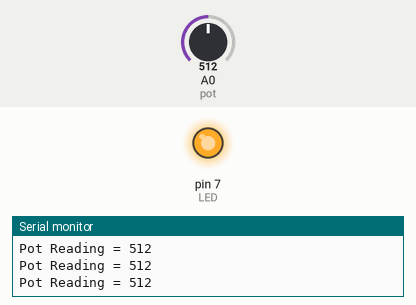
The sketch below on a simulated Arduino Uno, built with avr-gcc and run on an emulated ATmega328P. On the bench: output pins drawn as LEDs (lit = HIGH), the last lines printed to the serial monitor. Inputs (shaded band) come from the test bench; at power-on: A0 (pot) = 512.

Above: at 1.2 s.
1.3 s: A0 (pot) set to 0
At 1.9 s:
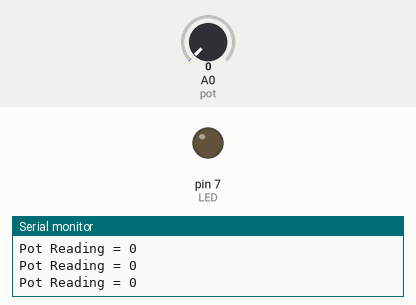
2.8 s: A0 (pot) set to 1023
At 3.8 s:
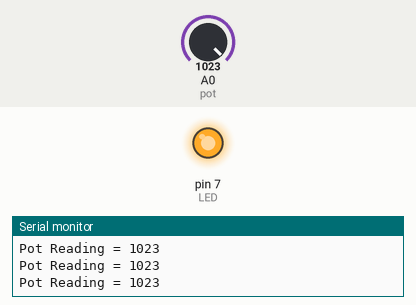
Timing chart, 0 to 5.8 s (numbered marks = the images above; inputs shaded):
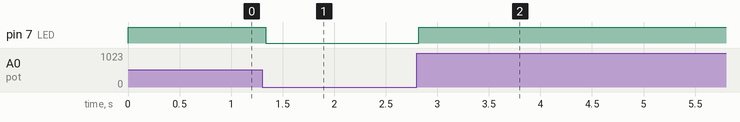

Measured:
- after the input at 1.3 s, pin 7 (LED): HIGH → LOW at once
- after the input at 2.8 s, pin 7 (LED): LOW → HIGH at once

The sketch:

Potentiometer2.ino
```cpp
#define pot A0
#define LED 7

void setup(){
  Serial.begin(9600);
  pinMode(pot,INPUT);
  pinMode(LED,OUTPUT);
}

void loop(){
  int x = analogRead(pot);
  Serial.print("Pot Reading = ");
  Serial.println(x);

  if(x>0){
    digitalWrite(LED,HIGH);

   }
  else{
    digitalWrite(LED,LOW);
  }

}  
```
